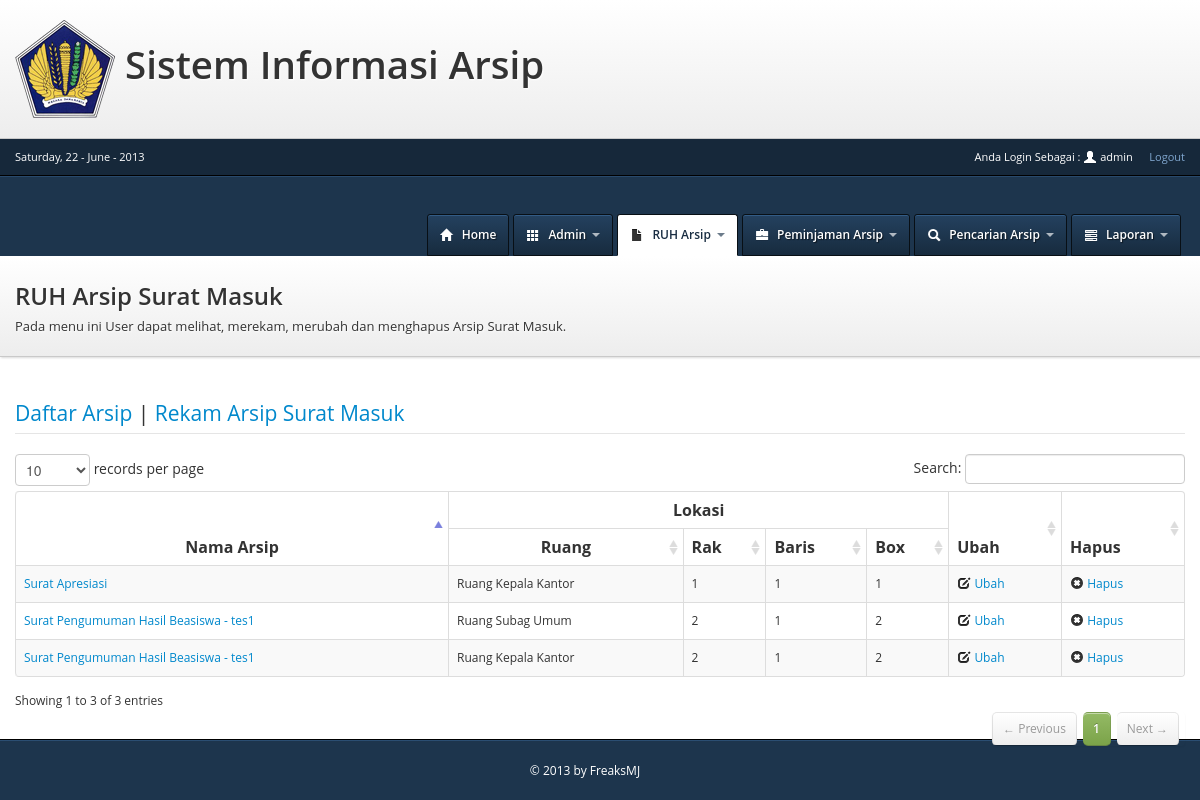
/view/suratmasuk.php (signed in), run on the app's committed database.
### tables this page shows
CREATE TABLE IF NOT EXISTS `arsip` (
  `arsip_id` int(11) NOT NULL AUTO_INCREMENT,
  `jenisarsip_id` int(11) NOT NULL,
  `nama_arsip` varchar(255) NOT NULL,
  `ruang` int(5) NOT NULL,
  `rak` int(5) NOT NULL,
  `baris` int(5) NOT NULL,
  `box` int(5) NOT NULL,
  `keyword` text,
  `input_date` date NOT NULL,
  `last_update` date NOT NULL,
  `status_pinjam` enum('Y','N') NOT NULL DEFAULT 'N',
  PRIMARY KEY (`arsip_id`)
);

CREATE TABLE IF NOT EXISTS `ruang` (
  `ruang_id` int(11) NOT NULL AUTO_INCREMENT,
  `kode_ruang` varchar(3) NOT NULL,
  `nama_ruang` varchar(100) NOT NULL,
  `input_date` date NOT NULL,
  `last_update` date NOT NULL,
  PRIMARY KEY (`ruang_id`)
);

### class/arsip.php (called while the page is built, shortened)
<?php
include_once('../config/class.database.php');
class Arsip{
	public $db1;
	function __construct(){
		$connect = new Database();
		$this->db1 = $connect->connectdb1();
	}
	function getAllarsip($jenis){
		if($jenis!=null){
			$query=$this->db1->query("SELECT a.arsip_id,a.jenisarsip_id,b.nama_jenisarsip,a.nama_arsip,c.nama_ruang,a.rak,a.baris,a.box FROM arsip as a RIGHT JOIN  jenis_arsip as b on a.jenisarsip_id=b.jenisarsip_id,ruang as c WHERE a.ruang=c.ruang_id AND a.jenisarsip_id='$jenis' ORDER BY a.arsip_id");
		}else{
			$query=$this->db1->query("SELECT a.arsip_id,a.jenisarsip_id,b.nama_jenisarsip,a.nama_arsip,c.nama_ruang,a.rak,a.baris,a.box FROM arsip as a RIGHT JOIN  jenis_arsip as b on a.jenisarsip_id=b.jenisarsip_id,ruang as c WHERE a.ruang=c.ruang_id ORDER BY a.arsip_id");
		}
		$jml_data=$query->rowCount();
		if($jml_data>=1){
			$hasil=$query->fetchAll();
			return $hasil;
		}else{
			return $jml_data;
		}
	}
}
?>

### config/class.database.php (called while the page is built, shortened)
<?php
class Database {
	public $host_sitia	="localhost";
	public $user_sitia	="root";
	public $pass_sitia	="";
	public $db_sitia	="sitia";
	public $host_sp2d	="localhost:3355";
	public $user_sp2d	="administrator";
	public $pass_sp2d 	="A02AE24A8CC3A3B233C3456EAB5D85631720572DE5C3E45A30C70833A855A993administrator";
	public $db_sp2d		="sqldb12";
	public function connectdb1(){
		try{
			$this->dbh_sitia = new PDO("mysql:host=$this->host_sitia;dbname=$this->db_sitia",$this->user_sitia,$this->pass_sitia);
			return $this->dbh_sitia;
		}catch(PDOException $e){
			return $e->getMessage();
		}
	}
	public function connectdb2(){
		try{
			$this->dbh_sp2d = new PDO("mysql:host=$this->host_sp2d;dbname=$this->db_sp2d",$this->user_sp2d,$this->pass_sp2d);
			return $this->dbh_sp2d;
		}catch(PDOException $e){
			return $e->getMessage();
		}
	}
}
?>

### controller/smController.php (called while the page is built, shortened)
<?php
	include_once('../class/arsip.php');
	include_once('../class/ruang.php');
	include_once('../class/suratmasuk.php');
	$arsip = new Arsip();
	$jenis=1;
	$all=$arsip->getAllarsip($jenis);
?>

### view/suratmasuk.php (the view, shortened to what this page needs)
<?php
include ("topbar.php");
include_once ('../controller/smController.php');
?>
<!DOCTYPE html>
<html>
 <head>
	<link type="text/css" rel="stylesheet" href="../includes/css/bootstrap.css">
	<link type="text/css" rel="stylesheet" href="../includes/css/application.css">
	<link type="text/css" rel="stylesheet" href="../includes/datepicker/css/datepicker.css">
	<link type="text/css" rel="stylesheet" href="../includes/DT/css/DT_bootstrap.css">
 </head>
<body>
<div id="header">
	<div class="container">
		<a href="index.php" class="brand">Dashboard Admin</a>
		<div class="nav-collapse">
			<ul id="main-nav" class="nav pull-right">
				<li>
					<a href="index.php">
						<i class="icon-home icon-white"></i>
						<span>Home</span>
					</a>
				</li>
				<?php
				if(isset($_SESSION['login'])&& $_SESSION['level']==1){
				?>
				<li class="dropdown">
					<a href="javascript:;" class="dropdown-toggle" data-toggle="dropdown">
						<i class="icon-th icon-white"></i>
						<span>Admin</span>
						<b class="caret"></b>
					</a>
				</li>
				<?php
				}
				?>
				<li class="dropdown active">
					<a href="javascript:;" class="dropdown-toggle" data-toggle="dropdown">
						<i class="icon-file"></i>
						<span>RUH Arsip</span>
						<b class="caret"></b>
					</a>
				</li>
				<li class="dropdown">
					<a href="javascript:;" class="dropdown-toggle" data-toggle="dropdown">
						<i class="icon-briefcase icon-white"></i>
						<span>Peminjaman Arsip</span>
						<b class="caret"></b>
					</a>
				</li>
				<li class="dropdown">
					<a href="search.php">
						<i class="icon-search icon-white"></i>
						<span>Pencarian Arsip</span>
						<b class="caret"></b>
					</a>
				</li>
				<li class="dropdown">
					<a href="javascript:;" class="dropdown-toggle" data-toggle="dropdown">
						<i class="icon-tasks icon-white"></i>
						<span>Laporan</span>
						<b class="caret"></b>
					</a>
				</li>
			</ul>
		</div>
	</div>
</div>
<div id="masthead">
	<div class="container">
		<div class="masthead-pad">
			<div class="masthead-text">
				<h2>RUH Arsip Surat Masuk</h2>
				<p>Pada menu ini User dapat melihat, merekam, merubah dan menghapus Arsip Surat Masuk.</p>
			</div>
		</div>
	</div>
</div>
<?php
$modul=$_GET['modul'];
switch($modul){
default :
?>
<div id="content">
	<div class="container">
	<div id="legend">
	  <legend class=""><a href="suratmasuk.php">Daftar Arsip</a> | <a href="suratmasuk.php?modul=tambah">Rekam Arsip Surat Masuk</a></legend>
	</div>
	<table cellpadding="0" cellspacing="0" border="0" class="table table-striped table-bordered" id="example">
	<thead>
		<tr>
			<th rowspan="2"><center>Nama Arsip</center></th>
			<th colspan="4"><center>Lokasi</center></th>
			<th rowspan="2">Ubah</th>
			<th rowspan="2">Hapus</th>
		</tr>
		<tr>
			<th><center>Ruang</center></th>
			<th>Rak</th>
			<th>Baris</th>
			<th>Box</th>
		</tr>
	</thead>
	<tbody>
<?php
	if($all!=0){
	foreach($all as $display){
			echo "<tr>";
			echo "<td>
					<a href=\"suratmasuk.php?modul=detail&id=".$display['arsip_id']."\">
					".$display['nama_arsip']."
					</a>
				   </td>";
			echo "<td>".$display['nama_ruang']."</td>";
			echo "<td>".$display['rak']."</td>";
			echo "<td>".$display['baris']."</td>";
			echo "<td>".$display['box']."</td>";
			echo "<td>
					<a href=\"suratmasuk.php?modul=ubah&id=".$display['arsip_id']."\">
						<i class=\"icon-edit\"></i>
						<span>Ubah</span>
					</a>
				  </td>";
			echo "<td>
					<a href=\"suratmasuk.php?delete=".$display['arsip_id']."\" data-confirm='Anda Yakin Akan menghapus Arsip : ".$display['nama_arsip']." ?'>
						<i class=\"icon-remove-sign\"></i>
						<span>Hapus</span>
					</a>
				 </td>";
	}
	}else{
		echo "<div class=\"alert alert-error\">
				  Data Tidak Ada
				  <buttontype=\"button\" class=\"close\" data-dismiss=\"alert\">&times;</button>
				  </div>";
	}
?>
</table>
		</div>
	</div>
<?php
break;
?>
<?php
}
?>
<?php
include("footer.php");
?>

### includes/css/application.css (style rules this page uses)
h1, h2, h3, h4, h5, h6 { margin-top: 0; font-weight: 600; }
h2 { font-size: 24px; }
p { margin-bottom: 1.5em; }
.container { position: relative; }
body { font: 12px/1.7em 'Open Sans', arial, sans-serif; background: #FFF; }
html, body { height: 100%; }
#header { position: relative; z-index: 91; height: 80px; background: #1d354d; -webkit-box-shadow: inset 0 1px 0 #28496b; -moz-box-shadow: inset 0 1px 0 #28496b; box-shadow: inset 0 1px 0 #28496b; }
#header .container { position: relative; height: 80px; }
#header .brand { position: relative; top: 24px; display: block; overflow: hidden; width: 280px; height: 32px; margin-right: .75em; color: #FFF; font-size: 18px; font-weight: 600; line-height: 600; background: url(../img/logo.png) no-repeat 0 0; text-shadow: 1px 1px 2px rgba(0, 0, 0, 0.5); }
#main-nav { position: relative; display: inline-block; padding: 0; margin-top: 6px; margin-right: 0; margin-bottom: 0; }
#main-nav > li { float: left; padding: 0; margin: 0 4px 0 0; list-style: none; }
#main-nav > li > a { padding: 10px 12px; font-size: 12px; font-weight: 600; color: #ffffff; background: transparent; border: 1px solid transparent; -webkit-border-top-right-radius: 3px; -webkit-border-bottom-right-radius: 0; -webkit-border-bottom-left-radius: 0; -webkit-border-top-left-radius: 3px; -moz-border-radius-topright: 3px; -moz-border-radius-bottomright: 0; -moz-border-radius-bottomleft: 0; -moz-border-radius-topleft: 3px; border-top-right-radius: 3px; border-bottom-right-radius: 0; border-bottom-left-radius: 0; border-top-left-radius: 3px; -moz-background-clip: padding; -webkit-background-clip: padding-box; background-clip: padding-box; text-shadow: 1px 1px 1px rgba(0, 0, 0, 0.6); }
#main-nav > li > a, #main-nav > li > a:hover, #main-nav > li.open > a { color: #ffffff; text-decoration: none; background-color: #1f3852; background-image: -moz-linear-gradient(top, #24415f, #172b3e); background-image: -webkit-gradient(linear, 0 0, 0 100%, from(#24415f), to(#172b3e)); background-image: -webkit-linear-gradient(top, #24415f, #172b3e); background-image: -o-linear-gradient(top, #24415f, #172b3e); background-image: linear-gradient(to bottom, #24415f, #172b3e); background-repeat: repeat-x; filter: progid:DXImageTransform.Microsoft.gradient(startColorstr='#ff24415f', endColorstr='#ff172b3e', GradientType=0); border: 1px solid #080f15; -webkit-box-shadow: inset 0 1px 0 #325b85; -moz-box-shadow: inset 0 1px 0 #325b85; box-shadow: inset 0 1px 0 #325b85; }
#main-nav > li.active > a { color: #192d42; background: #ffffff; filter: none !important; border-bottom-color: #ffffff; -webkit-box-shadow: none; -moz-box-shadow: none; box-shadow: none; text-shadow: none; }
#main-nav > li > a > i { position: relative; top: 1px; padding-right: .35em; font-size: 14px; }
#main-nav .caret { margin-top: 8px; margin-left: .25em; border-top-color: #FFF; opacity: 0.65; filter: alpha(opacity=65); }
#main-nav .active .dropdown-toggle .caret { border-top-color: #1d354d; }
#masthead { width: 100%; padding: 20px 0; color: #333333; background-color: #f8f8f8; background-image: -moz-linear-gradient(top, #ffffff, #ededed); background-image: -webkit-gradient(linear, 0 0, 0 100%, from(#ffffff), to(#ededed)); background-image: -webkit-linear-gradient(top, #ffffff, #ededed); background-image: -o-linear-gradient(top, #ffffff, #ededed); background-image: linear-gradient(to bottom, #ffffff, #ededed); background-repeat: repeat-x; filter: progid:DXImageTransform.Microsoft.gradient(startColorstr='#ffffffff', endColorstr='#ffededed', GradientType=0); border-bottom: 1px solid #c9c9c9; -webkit-box-shadow: 1px 1px 2px rgba(0, 0, 0, 0.15); -moz-box-shadow: 1px 1px 2px rgba(0, 0, 0, 0.15); box-shadow: 1px 1px 2px rgba(0, 0, 0, 0.15); text-shadow: 1px 1px 2px #FFF; }
#masthead h1, #masthead h2, #masthead h3, #masthead h4, #masthead h5, #masthead h6 { margin-top: 0; margin-bottom: 0; font-weight: 600; }
#masthead p { margin-bottom: 0; font-size: 13px; }
#masthead .masthead-pad { display: table; width: 100%; }
#masthead .masthead-pad .masthead-text { display: table-cell; vertical-align: top; }
#content { margin-top: 3em; margin-bottom: 8em; }

### data on the page
arsip: nama_arsip "Surat Pengumuman Hasil Beasiswa - tes1", ruang.nama_ruang "Ruang Subag Umum", rak "2", baris "1", box "2"
arsip: nama_arsip "Surat Pengumuman Hasil Beasiswa - tes1", ruang.nama_ruang "Ruang Kepala Kantor", rak "2", baris "1", box "2"
arsip: nama_arsip "Surat Apresiasi", ruang.nama_ruang "Ruang Kepala Kantor", rak "1", baris "1", box "1"

### other printed values
$my_t[weekday] "Saturday"
$my_t[mday] "22"
$my_t[month] "June"
$my_t[year] "2013"
$_SESSION['username'] "admin"
